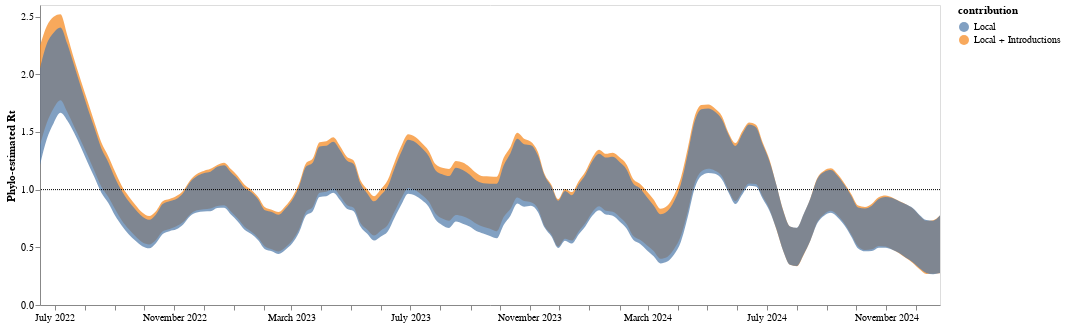

The cell this chart's notebook holds for it:
### Code cell
rt_line2 = alt.Chart(combined_rt_df).mark_area(interpolate='monotone', opacity = 0.7, clip = True).encode(
    alt.X('date:T', axis=alt.Axis(title="",tickCount = "month", grid=False,format="%B %Y")),
    alt.Y('lower_hpd_log_50_MA',axis=alt.Axis(title="Phylo-estimated Rt", grid=False)),
    alt.Y2('upper_hpd_log_50_MA' ),
    alt.Color("contribution")
).properties(
    width=900,
    height=300
)
rt_band2 = alt.Chart(combined_rt_df).mark_area(
    opacity=0.3, interpolate='monotone'
).encode(
    alt.X('date:T', axis=alt.Axis(title="", grid=False,format="%B %Y")),
    alt.Y('lower_hpd_log_95_MA', axis=alt.Axis(title="Phylo-estimated Rt", grid=False)),# scale=alt.Scale(domain=(0.6, 1.3))),
    alt.Y2('upper_hpd_log_95_MA'), 
    alt.Color("contribution")
).properties(
    width=900,
    height=300
)

stream_plot_rt = rt_line2  + one_line

stream_plot_rt

### Figure 1 — Vega-Lite specification as saved in the notebook (floating-point values rounded to 4 significant figures; data arrays with more than 128 entries replaced by an {"elided": "..."} marker saying what was removed)
{"config": {"view": {"continuousWidth": 400, "continuousHeight": 300}}, "layer": [{"data": {"name": "data-e69ceb46c1474e09944c4ff33f4be179"}, "mark": {"type": "area", "clip": true, "interpolate": "monotone", "opacity": 0.7}, "encoding": {"color": {"field": "contribution", "type": "nominal"}, "x": {"axis": {"format": "%B %Y", "grid": false, "tickCount": "month", "title": ""}, "field": "date", "type": "temporal"}, "y": {"axis": {"grid": false, "title": "Phylo-estimated Rt"}, "field": "lower_hpd_log_50_MA", "type": "quantitative"}, "y2": {"field": "upper_hpd_log_50_MA"}}, "height": 300, "width": 900}, {"data": {"name": "data-0f80976e06af035141dd0a0f11df9332"}, "mark": {"type": "rule", "strokeDash": [1, 1]}, "encoding": {"y": {"field": "y", "type": "quantitative"}}, "height": 300, "width": 900}], "$schema": "https://vega.github.io/schema/vega-lite/v4.17.0.json", "datasets": {"data-e69ceb46c1474e09944c4ff33f4be179": {"elided": "266 records"}, "data-0f80976e06af035141dd0a0f11df9332": [{"y": 1.0}]}}
